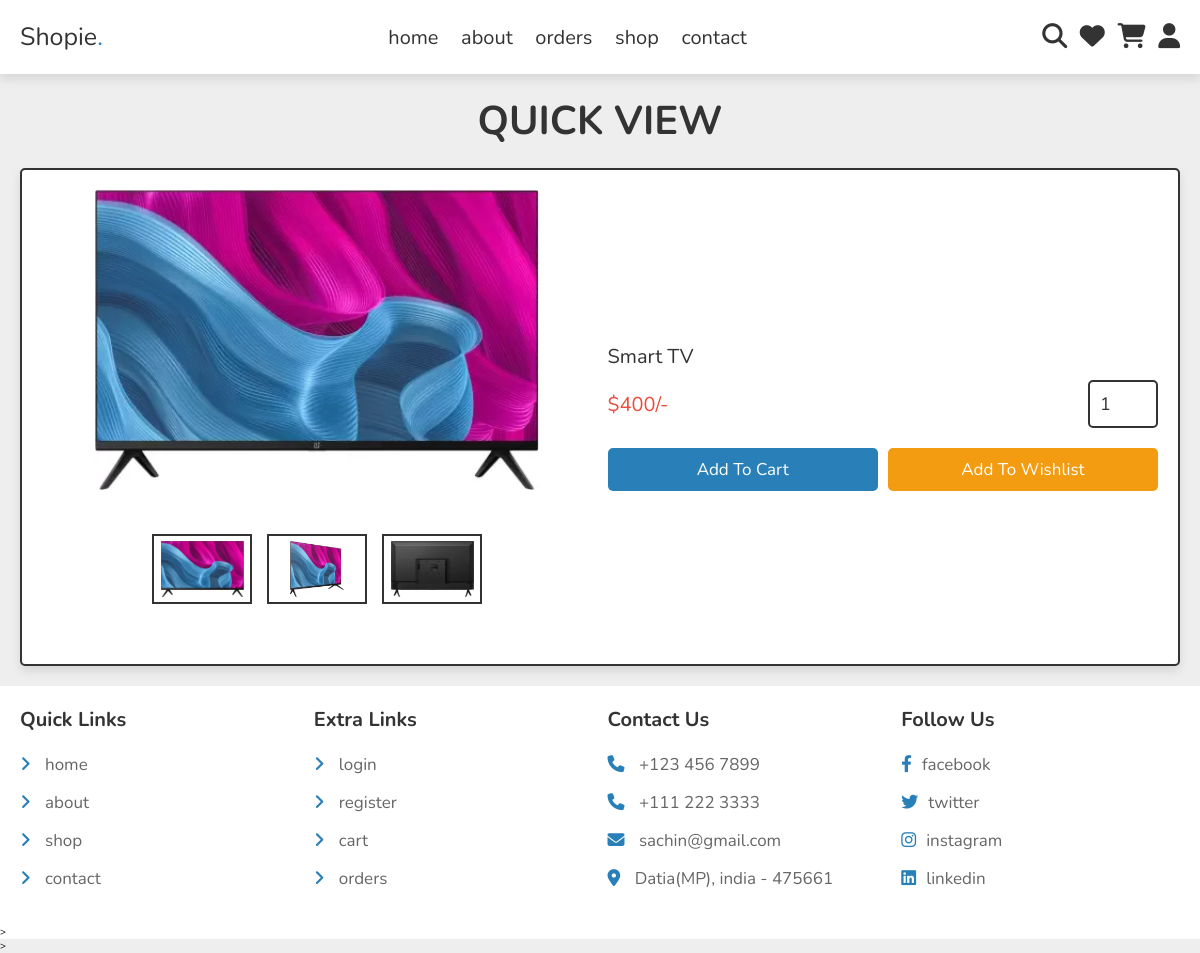
The app's page /quickview/2/ with its own data.
### store/models.py (models this page shows, shortened)
class Products(models.Model):
    category = models.ForeignKey(ProductCategory, on_delete=models.CASCADE,null=True,blank=False)
    name = models.CharField(max_length=50,blank=False,null=False)
    price = models.PositiveIntegerField(blank=False,null=False)
    details = models.TextField(blank=True)
    image_01 = models.ImageField()
    image_02 = models.ImageField()
    image_03 = models.ImageField()

### store/views.py (the view)
# urls.py: path('quickview/<str:id>/',QuickView,name='quickview'),
def QuickView(request,id):
    product=Products.objects.get(id=id)
    if request.user.is_authenticated:
        item_count=WishList.objects.filter(customer=request.user).count()
        cart_count=Cart.objects.filter(customer=request.user).count()
        context={'product':product,'item_count':item_count,'cart_count':cart_count}
    else:
        context={'product':product}
    return render(request,'store/quick_view.html',context)

### store/models.py (called while the page is built)
    def __str__(self) -> str:
        return self.category

### store/templates/store/quick_view.html (shortened to what this page needs)
{% extends 'store/main.html' %}
{% load static %}
{% block content %}
<section class="quick-view">
    <h1 class="heading">Quick View</h1>
    <form action="" method="POST" class="box">{% csrf_token %}
        <div class="row">
           <div class="image-container">
              <div class="main-image">
                 <img src="{{product.image_01.url}}" alt="">
               </div>
              <div class="sub-image">
                 <img src="{{product.image_01.url}}" alt="">
                 <img src="{{product.image_02.url}}" alt="">
                 <img src="{{product.image_03.url}}" alt="">
               </div>
            </div>
            <div class="content">
               <div class="name">{{product.name}}</div>
               <div class="flex">
                  <div class="price"><span>$</span>{{product.price}}<span>/-</span></div>
                  <input type="number" name="quantity" class="qty" min="1" max="99" onkeypress="if(this.value.length == 2) return false;" value="1">
              </div>
              <div class="flex-btn">
                 <input type="submit" value="add to cart" class="btn" name="add_to_cart" formaction="{% url 'addcart' %}">
                 <input class="option-btn" type="submit" name="add_to_wishlist" value="add to wishlist" formaction="{% url 'addwishlist' %}">
              </div>
           </div>
        </div>
     </form>
   </section>
   {% endblock content %}

### store/static/CSS/style.css (style rules this page uses)
:root { --main-color:#2980b9; --orange:#f39c12; --red:#e74c3c; --black:#333; --white:#fff; --light-color:#666; --light-bg:#eee; --border:.2rem solid var(--black); --box-shadow:0 .5rem 1rem rgba(0,0,0,.1); }
* { font-family: 'Nunito', sans-serif; margin:0; padding:0; box-sizing: border-box; outline: none; border:none; text-decoration: none; }
html { font-size: 62.5%; overflow-x: hidden; }
body { background-color: var(--light-bg); }
section { padding:2rem; max-width: 1200px; margin:0 auto; }
.heading { font-size: 4rem; color:var(--black); margin-bottom: 2rem; text-align: center; text-transform: uppercase; }
.btn, .delete-btn, .option-btn { display: block; width: 100%; margin-top: 1rem; border-radius: .5rem; padding:1rem 3rem; font-size: 1.7rem; text-transform: capitalize; color:var(--white); cursor: pointer; text-align: center; }
.btn { background-color: var(--main-color); }
.option-btn { background-color: var(--orange); }
.flex-btn { display: flex; gap:1rem; }
.quick-view form { padding:2rem; border-radius: .5rem; border:var(--border); background-color: var(--white); box-shadow: var(--box-shadow); margin-top: 1rem; }
.quick-view form .row { display: flex; align-items: center; gap:1.5rem; flex-wrap: wrap; }
.quick-view form .row .image-container { margin-bottom: 2rem; flex:1 1 40rem; }
.quick-view form .row .image-container .main-image img { height: 30rem; width: 100%; object-fit: contain; }
.quick-view form .row .image-container .sub-image { display: flex; gap:1.5rem; justify-content: center; margin-top: 2rem; }
.quick-view form .row .image-container .sub-image img { height: 7rem; width: 10rem; object-fit: contain; padding:.5rem; border:var(--border); cursor: pointer; transition: .2s linear; }
.quick-view form img { width: 100%; height: 20rem; object-fit: contain; margin-bottom: 2rem; }
.quick-view form .row .content { flex:1 1 40rem; }
.quick-view form .row .content .name { font-size: 2rem; color:var(--black); }
.quick-view form .row .flex { display: flex; align-items: center; justify-content: space-between; gap:1rem; margin:1rem 0; }
.quick-view form .row .flex .qty { width: 7rem; padding:1rem; border:var(--border); font-size: 1.8rem; color:var(--black); border-radius: .5rem; }
.quick-view form .row .flex .price { font-size: 2rem; color:var(--red); }

### records on screen
Products: image_01 (picture), image_02 (picture), image_03 (picture), name "Smart TV", price "400"
